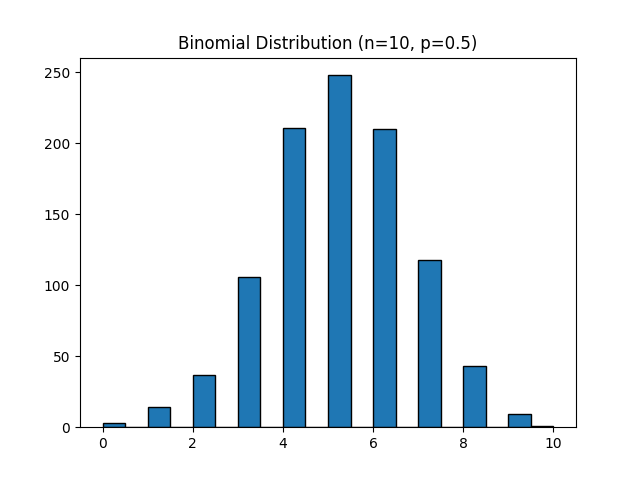

Recreate this plot in Python.
import numpy as np
import matplotlib.pyplot as plt

# 1000 experiments of flipping a coin 10 times, probability of heads = 0.5
data = np.random.binomial(n=10, p=0.5, size=1000)

plt.hist(data, bins=20, edgecolor='black')
plt.title("Binomial Distribution (n=10, p=0.5)")
plt.show()
